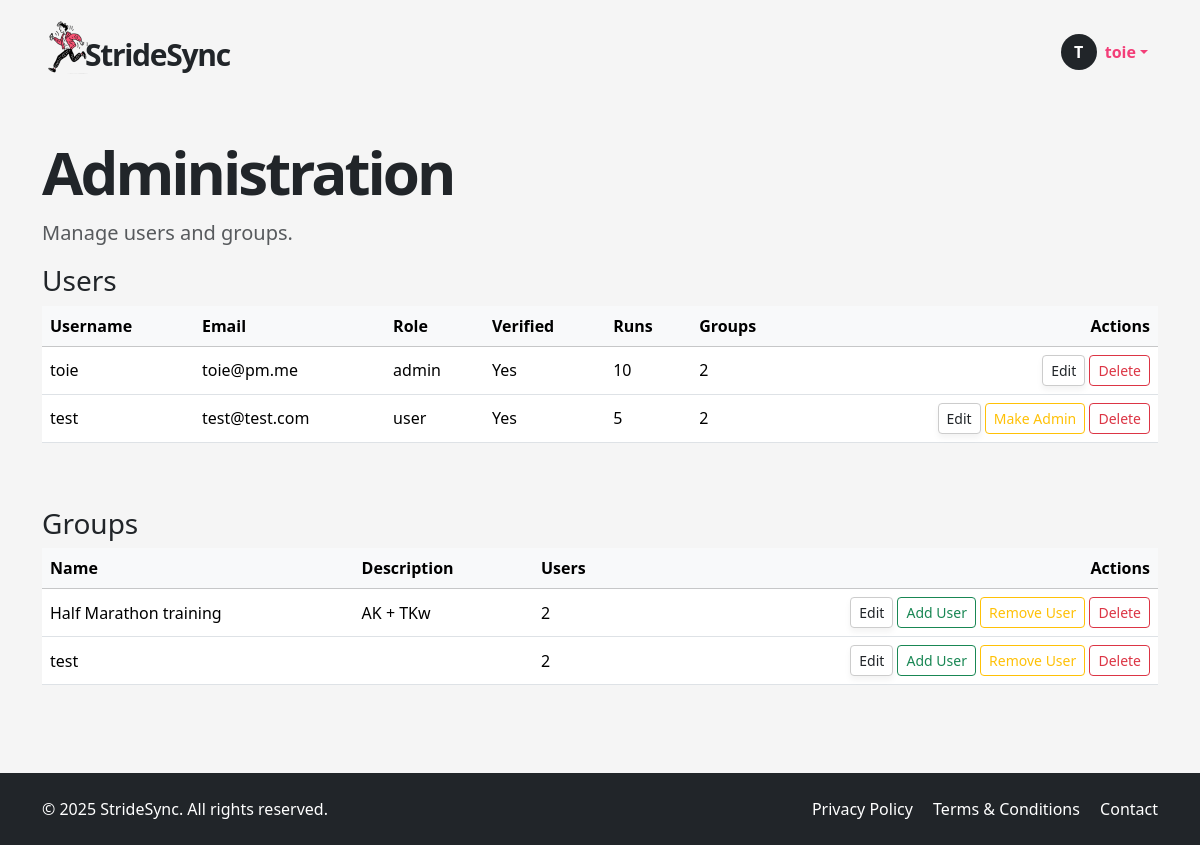
The page /admin (signed in) on the database its author committed.
### app/models.py (models this page shows, shortened)
class User(UserMixin, db.Model):
    __tablename__ = "users"
    id = sa.Column(sa.Integer, primary_key=True)
    email = sa.Column(sa.String(120), unique=True, nullable=False, index=True)
    password_hash = sa.Column(sa.String(256))
    username = sa.Column(sa.String(64), unique=True, nullable=False, index=True)
    role = sa.Column(sa.Enum(UserRole), default=UserRole.USER, nullable=False)
    is_verified = sa.Column(sa.Boolean, default=False)
    verification_token = sa.Column(sa.String(128), nullable=False, default=lambda: secrets.token_urlsafe(32))
    unit_preference = Column(String(2), default='km')  # 'km' or 'mi'
    notify_group_activity = Column(Boolean, default=True)
    is_public_profile = Column(Boolean, default=False)
    reset_token = db.Column(db.String, nullable=True)
    reset_token_expiry = db.Column(db.DateTime, nullable=True)
    runs = so.relationship("Run", back_populates="user", cascade="all, delete-orphan")
    groups = so.relationship("Group", secondary=user_groups, back_populates="members")
    admin_of_groups = so.relationship("Group", secondary=group_admins, back_populates="admins")

class Group(db.Model):
    __tablename__ = "groups"
    id = sa.Column(sa.Integer, primary_key=True)
    name = sa.Column(sa.String(100), unique=True, nullable=False)
    description = sa.Column(sa.Text)
    members = so.relationship("User", secondary=user_groups, back_populates="groups")
    admins = so.relationship("User", secondary=group_admins, back_populates="admin_of_groups")
    runs = so.relationship("Run", secondary=run_groups, back_populates="groups")
    invites = so.relationship("GroupInvite", back_populates="group", cascade="all, delete-orphan")

### app/routes.py (the view)
@app.route('/admin')
@login_required
def admin_panel():
    if current_user.role != UserRole.ADMIN:
        abort(403)
    users = db.session.scalars(sa.select(User)).all()
    groups = db.session.scalars(sa.select(Group)).all()
    user_stats = {
        user.id: {
            "num_runs": len(user.runs),
            "num_groups": len(user.groups)
        }
        for user in users
    }
    group_stats = {
        group.id: {
            "num_users": len(group.members)
        }
        for group in groups
    }
    return render_template(
        "admin.html",
        users=users,
        groups=groups,
        user_stats=user_stats,
        group_stats=group_stats,
        UserRole=UserRole
    )

### app/models.py (called while the page is built)
@login.user_loader
def load_user(id):
    return db.session.get(User, int(id))

### app/templates/admin.html (shortened to what this page needs)
{% extends "base.html" %}
{% block content %}
<div class="container py-5">
  <h1 class="display-5 fw-bold hero-title mb-3">Administration</h1>
  <p class="lead text-muted">Manage users and groups.</p>
  <div class="mb-5">
    <h3>Users</h3>
    <div class="table-responsive">
      <table class="table table-hover align-middle">
        <thead class="table-light">
          <tr>
            <th class="text-nowrap">Username</th>
            <th class="text-nowrap">Email</th>
            <th class="text-nowrap">Role</th>
            <th class="text-nowrap">Verified</th>
            <th class="text-nowrap">Runs</th>
            <th class="text-nowrap">Groups</th>
            <th class="text-end text-nowrap">Actions</th>
          </tr>
        </thead>
        <tbody>
          {% for user in users %}
          <tr>
            <td>{{ user.username }}</td>
            <td>{{ user.email }}</td>
            <td>{{ user.role.value }}</td>
            <td>{{ 'Yes' if user.is_verified else 'No' }}</td>
            <td>{{ user_stats[user.id].num_runs }}</td>
            <td>{{ user_stats[user.id].num_groups }}</td>
            <td class="text-end text-nowrap">
              <button class="btn btn-sm btn-soft"
                      data-bs-toggle="modal"
                      data-bs-target="#editUserModal"
                      onclick="prepareEditUser({{ user.id }}, '{{ user.username }}', '{{ user.email }}')">Edit</button>
              {% if user.role.name == 'ADMIN' and user.id != current_user.id %}
                <form method="POST" action="{{ url_for('admin_demote_user', user_id=user.id) }}" class="d-inline">
                  <button class="btn btn-sm btn-outline-secondary">Remove Admin</button>
                </form>
              {% elif user.role.name != 'ADMIN' %}
                <form method="POST" action="{{ url_for('admin_promote_user', user_id=user.id) }}" class="d-inline">
                  <button class="btn btn-sm btn-outline-warning">Make Admin</button>
                </form>
              {% endif %}
              <button class="btn btn-sm btn-outline-danger"
                      data-bs-toggle="modal"
                      data-bs-target="#deleteUserModal"
                      onclick="prepareDeleteUser({{ user.id }}, '{{ user.username }}')">Delete</button>
            </td>
          </tr>
          {% endfor %}
        </tbody>
      </table>
    </div>
  </div>
  <div>
    <h3>Groups</h3>
    <div class="table-responsive">
      <table class="table table-hover align-middle">
        <thead class="table-light">
          <tr>
            <th class="text-nowrap">Name</th>
            <th class="text-nowrap">Description</th>
            <th class="text-nowrap">Users</th>
            <th class="text-end text-nowrap">Actions</th>
          </tr>
        </thead>
        <tbody>
          {% for group in groups %}
          <tr>
            <td>{{ group.name }}</td>
            <td class="text-truncate" style="max-width: 150px;">{{ group.description[:60] }}{% if group.description|length > 60 %}…{% endif %}</td>
            <td>{{ group_stats[group.id].num_users }}</td>
            <td class="text-end text-nowrap">
              <button class="btn btn-sm btn-soft" data-bs-toggle="modal" data-bs-target="#editGroupModal"
                      onclick="prepareEditGroup({{ group.id }}, '{{ group.name }}', `{{ group.description|e }}`)">Edit</button>
              <button class="btn btn-sm btn-outline-success" data-bs-toggle="modal" data-bs-target="#addUserToGroupModal"
                      onclick="document.getElementById('addUserGroupId').value = '{{ group.id }}';">Add User</button>
              <button class="btn btn-sm btn-outline-warning"
                      data-bs-toggle="modal"
                      data-bs-target="#removeUserFromGroupModal{{ group.id }}">
                Remove User
              </button>
              <button class="btn btn-sm btn-outline-danger"
                      data-bs-toggle="modal"
                      data-bs-target="#deleteGroupModal"
                      onclick="prepareDeleteGroup({{ group.id }}, '{{ group.name }}')">Delete</button>
            </td>
          </tr>
          {% endfor %}
        </tbody>
      </table>
    </div>
  </div>
</div>
{% endblock %}

### app/templates/base.html (shortened to what this page needs)
<!DOCTYPE html>
<html lang="en">
<head>
  <link href="https://cdn.jsdelivr.net/npm/bootstrap@5.3.6/dist/css/bootstrap.min.css" rel="stylesheet">
  <link href="https://cdn.jsdelivr.net/npm/bootstrap-icons@1.10.5/font/bootstrap-icons.css" rel="stylesheet">
  <link rel="stylesheet" href="{{ url_for('static', filename='style.css') }}">
</head>
<body>
  <header>
    <nav class="navbar">
      <div class="container d-flex justify-content-between align-items-center py-2">
        <a href="/index" class="text-decoration-none logo-container d-flex align-items-center">
          <img src="{{ url_for('static', filename='img/icon.png') }}" width="50px" style="margin-right: -15px !important;" alt="StrideSync logo">
          <p class="logo mb-0 ms-2">StrideSync</p>
        </a>
        <ul class="navbar-nav flex-row align-items-center mb-0 menubox">
          {% if current_user.is_anonymous %}
            <li class="nav-item">
              <a class="btn btn-dark px-4" href="{{ url_for('login') }}">LOGIN</a>
            </li>
          {% else %}
            <li class="nav-item dropdown">
              <a class="nav-link dropdown-toggle d-flex align-items-center" href="#" id="userDropdown" role="button" data-bs-toggle="dropdown" aria-expanded="false">
                <div class="avatar-circle bg-dark text-white rounded-circle d-flex justify-content-center align-items-center me-2" style="width: 36px; height: 36px; font-weight: bold;">
                  {{ current_user.username[0]|upper }}
                </div>
                <span class="fw-semibold">{{ current_user.username }}</span>
              </a>
            </li>
          {% endif %}
        </ul>
      </div>
    </nav>
  </header>
  <main>
    {% block content %}{% endblock %}
  </main>
  <footer class="bg-dark text-white py-4">
    <div class="container d-flex flex-column flex-md-row justify-content-between align-items-center">
      <div class="mb-2 mb-md-0">
        &copy; 2025 StrideSync. All rights reserved.
      </div>
      <div>
        <a href="/privacy" class="text-white text-decoration-none me-3">Privacy Policy</a>
        <a href="/terms" class="text-white text-decoration-none me-3">Terms & Conditions</a>
        <a href="/contact" class="text-white text-decoration-none">Contact</a>
      </div>
    </div>
  </footer>
</body>
</html>

### app/static/style.css (style rules this page uses)
html, body { height: 100%; margin: 0; display: flex; flex-direction: column; scroll-behavior: smooth; }
body { background-color: #f5f5f5; }
main { flex: 1; }
a { color: #f33e78; }
.logo { font-size: 30px; font-weight: 700; letter-spacing: -1.3px; margin-top: 15px; }
.logo-container { color: unset; }
.hero-title { font-weight: 900 !important; font-size: 60px; letter-spacing: -3px; line-height: 60px; }
.btn-soft, .btn-soft-white { background: white; border: 1px solid #ccc; box-shadow: 0 4px 6px rgba(0,0,0,0.05); }
.nav-link { color: #f33e78 !important; }
.menubox { margin-top: 10px; margin-right: 10px; }
footer { background-color: #333; }

### rows shown on the page
User: username "T", username "toie", email "toie@pm.me", role.value "admin", is_verified "Yes", user_stats "10", user_stats "2"
User: username "test", email "test@test.com", role.value "user", is_verified "Yes", user_stats "5", user_stats "2"
Group: name "Half Marathon training", description "AK + TKw", group_stats "2", {{ group.id }} 1 (drawn)
Group: name "test", id "2"
